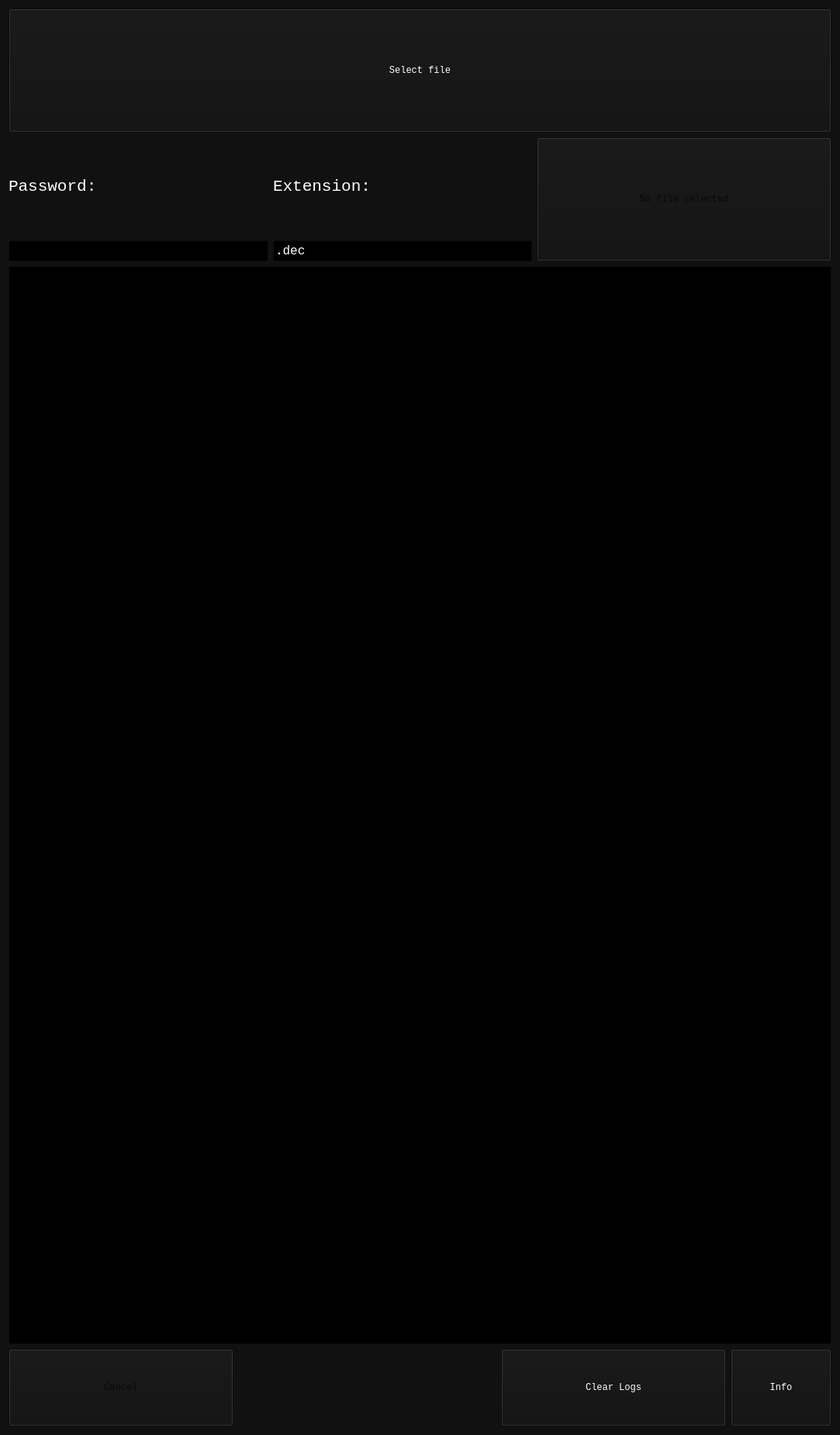
<?xml version="1.0" encoding="UTF-8"?>
<ui version="4.0">
 <class>MainWindow</class>
 <widget class="QMainWindow" name="MainWindow">
  <property name="geometry">
   <rect>
    <x>0</x>
    <y>0</y>
    <width>1080</width>
    <height>1850</height>
   </rect>
  </property>
  <property name="palette">
   <palette>
    <active>
     <colorrole role="WindowText">
      <brush brushstyle="SolidPattern">
       <color alpha="255">
        <red>255</red>
        <green>255</green>
        <blue>255</blue>
       </color>
      </brush>
     </colorrole>
     <colorrole role="Button">
      <brush brushstyle="SolidPattern">
       <color alpha="255">
        <red>17</red>
        <green>17</green>
        <blue>18</blue>
       </color>
      </brush>
     </colorrole>
     <colorrole role="Light">
      <brush brushstyle="SolidPattern">
       <color alpha="255">
        <red>25</red>
        <green>25</green>
        <blue>27</blue>
       </color>
      </brush>
     </colorrole>
     <colorrole role="Midlight">
      <brush brushstyle="SolidPattern">
       <color alpha="255">
        <red>21</red>
        <green>21</green>
        <blue>22</blue>
       </color>
      </brush>
     </colorrole>
     <colorrole role="Dark">
      <brush brushstyle="SolidPattern">
       <color alpha="255">
        <red>8</red>
        <green>8</green>
        <blue>9</blue>
       </color>
      </brush>
     </colorrole>
     <colorrole role="Mid">
      <brush brushstyle="SolidPattern">
       <color alpha="255">
        <red>11</red>
        <green>11</green>
        <blue>12</blue>
       </color>
      </brush>
     </colorrole>
     <colorrole role="Text">
      <brush brushstyle="SolidPattern">
       <color alpha="255">
        <red>255</red>
        <green>255</green>
        <blue>255</blue>
       </color>
      </brush>
     </colorrole>
     <colorrole role="BrightText">
      <brush brushstyle="SolidPattern">
       <color alpha="255">
        <red>255</red>
        <green>255</green>
        <blue>255</blue>
       </color>
      </brush>
     </colorrole>
     <colorrole role="ButtonText">
      <brush brushstyle="SolidPattern">
       <color alpha="255">
        <red>255</red>
        <green>255</green>
        <blue>255</blue>
       </color>
      </brush>
     </colorrole>
     <colorrole role="Base">
      <brush brushstyle="SolidPattern">
       <color alpha="255">
        <red>0</red>
        <green>0</green>
        <blue>0</blue>
       </color>
      </brush>
     </colorrole>
     <colorrole role="Window">
      <brush brushstyle="SolidPattern">
       <color alpha="255">
        <red>17</red>
        <green>17</green>
        <blue>18</blue>
       </color>
      </brush>
     </colorrole>
     <colorrole role="Shadow">
      <brush brushstyle="SolidPattern">
       <color alpha="255">
        <red>0</red>
        <green>0</green>
        <blue>0</blue>
       </color>
      </brush>
     </colorrole>
     <colorrole role="AlternateBase">
      <brush brushstyle="SolidPattern">
       <color alpha="255">
        <red>8</red>
        <green>8</green>
        <blue>9</blue>
       </color>
      </brush>
     </colorrole>
     <colorrole role="ToolTipBase">
      <brush brushstyle="SolidPattern">
       <color alpha="255">
        <red>255</red>
        <green>255</green>
        <blue>220</blue>
       </color>
      </brush>
     </colorrole>
     <colorrole role="ToolTipText">
      <brush brushstyle="SolidPattern">
       <color alpha="255">
        <red>0</red>
        <green>0</green>
        <blue>0</blue>
       </color>
      </brush>
     </colorrole>
    </active>
    <inactive>
     <colorrole role="WindowText">
      <brush brushstyle="SolidPattern">
       <color alpha="255">
        <red>255</red>
        <green>255</green>
        <blue>255</blue>
       </color>
      </brush>
     </colorrole>
     <colorrole role="Button">
      <brush brushstyle="SolidPattern">
       <color alpha="255">
        <red>17</red>
        <green>17</green>
        <blue>18</blue>
       </color>
      </brush>
     </colorrole>
     <colorrole role="Light">
      <brush brushstyle="SolidPattern">
       <color alpha="255">
        <red>25</red>
        <green>25</green>
        <blue>27</blue>
       </color>
      </brush>
     </colorrole>
     <colorrole role="Midlight">
      <brush brushstyle="SolidPattern">
       <color alpha="255">
        <red>21</red>
        <green>21</green>
        <blue>22</blue>
       </color>
      </brush>
     </colorrole>
     <colorrole role="Dark">
      <brush brushstyle="SolidPattern">
       <color alpha="255">
        <red>8</red>
        <green>8</green>
        <blue>9</blue>
       </color>
      </brush>
     </colorrole>
     <colorrole role="Mid">
      <brush brushstyle="SolidPattern">
       <color alpha="255">
        <red>11</red>
        <green>11</green>
        <blue>12</blue>
       </color>
      </brush>
     </colorrole>
     <colorrole role="Text">
      <brush brushstyle="SolidPattern">
       <color alpha="255">
        <red>255</red>
        <green>255</green>
        <blue>255</blue>
       </color>
      </brush>
     </colorrole>
     <colorrole role="BrightText">
      <brush brushstyle="SolidPattern">
       <color alpha="255">
        <red>255</red>
        <green>255</green>
        <blue>255</blue>
       </color>
      </brush>
     </colorrole>
     <colorrole role="ButtonText">
      <brush brushstyle="SolidPattern">
       <color alpha="255">
        <red>255</red>
        <green>255</green>
        <blue>255</blue>
       </color>
      </brush>
     </colorrole>
     <colorrole role="Base">
      <brush brushstyle="SolidPattern">
       <color alpha="255">
        <red>0</red>
        <green>0</green>
        <blue>0</blue>
       </color>
      </brush>
     </colorrole>
     <colorrole role="Window">
      <brush brushstyle="SolidPattern">
       <color alpha="255">
        <red>17</red>
        <green>17</green>
        <blue>18</blue>
       </color>
      </brush>
     </colorrole>
     <colorrole role="Shadow">
      <brush brushstyle="SolidPattern">
       <color alpha="255">
        <red>0</red>
        <green>0</green>
        <blue>0</blue>
       </color>
      </brush>
     </colorrole>
     <colorrole role="AlternateBase">
      <brush brushstyle="SolidPattern">
       <color alpha="255">
        <red>8</red>
        <green>8</green>
        <blue>9</blue>
       </color>
      </brush>
     </colorrole>
     <colorrole role="ToolTipBase">
      <brush brushstyle="SolidPattern">
       <color alpha="255">
        <red>255</red>
        <green>255</green>
        <blue>220</blue>
       </color>
      </brush>
     </colorrole>
     <colorrole role="ToolTipText">
      <brush brushstyle="SolidPattern">
       <color alpha="255">
        <red>0</red>
        <green>0</green>
        <blue>0</blue>
       </color>
      </brush>
     </colorrole>
    </inactive>
    <disabled>
     <colorrole role="WindowText">
      <brush brushstyle="SolidPattern">
       <color alpha="255">
        <red>8</red>
        <green>8</green>
        <blue>9</blue>
       </color>
      </brush>
     </colorrole>
     <colorrole role="Button">
      <brush brushstyle="SolidPattern">
       <color alpha="255">
        <red>17</red>
        <green>17</green>
        <blue>18</blue>
       </color>
      </brush>
     </colorrole>
     <colorrole role="Light">
      <brush brushstyle="SolidPattern">
       <color alpha="255">
        <red>25</red>
        <green>25</green>
        <blue>27</blue>
       </color>
      </brush>
     </colorrole>
     <colorrole role="Midlight">
      <brush brushstyle="SolidPattern">
       <color alpha="255">
        <red>21</red>
        <green>21</green>
        <blue>22</blue>
       </color>
      </brush>
     </colorrole>
     <colorrole role="Dark">
      <brush brushstyle="SolidPattern">
       <color alpha="255">
        <red>8</red>
        <green>8</green>
        <blue>9</blue>
       </color>
      </brush>
     </colorrole>
     <colorrole role="Mid">
      <brush brushstyle="SolidPattern">
       <color alpha="255">
        <red>11</red>
        <green>11</green>
        <blue>12</blue>
       </color>
      </brush>
     </colorrole>
     <colorrole role="Text">
      <brush brushstyle="SolidPattern">
       <color alpha="255">
        <red>8</red>
        <green>8</green>
        <blue>9</blue>
       </color>
      </brush>
     </colorrole>
     <colorrole role="BrightText">
      <brush brushstyle="SolidPattern">
       <color alpha="255">
        <red>255</red>
        <green>255</green>
        <blue>255</blue>
       </color>
      </brush>
     </colorrole>
     <colorrole role="ButtonText">
      <brush brushstyle="SolidPattern">
       <color alpha="255">
        <red>8</red>
        <green>8</green>
        <blue>9</blue>
       </color>
      </brush>
     </colorrole>
     <colorrole role="Base">
      <brush brushstyle="SolidPattern">
       <color alpha="255">
        <red>17</red>
        <green>17</green>
        <blue>18</blue>
       </color>
      </brush>
     </colorrole>
     <colorrole role="Window">
      <brush brushstyle="SolidPattern">
       <color alpha="255">
        <red>17</red>
        <green>17</green>
        <blue>18</blue>
       </color>
      </brush>
     </colorrole>
     <colorrole role="Shadow">
      <brush brushstyle="SolidPattern">
       <color alpha="255">
        <red>0</red>
        <green>0</green>
        <blue>0</blue>
       </color>
      </brush>
     </colorrole>
     <colorrole role="AlternateBase">
      <brush brushstyle="SolidPattern">
       <color alpha="255">
        <red>17</red>
        <green>17</green>
        <blue>18</blue>
       </color>
      </brush>
     </colorrole>
     <colorrole role="ToolTipBase">
      <brush brushstyle="SolidPattern">
       <color alpha="255">
        <red>255</red>
        <green>255</green>
        <blue>220</blue>
       </color>
      </brush>
     </colorrole>
     <colorrole role="ToolTipText">
      <brush brushstyle="SolidPattern">
       <color alpha="255">
        <red>0</red>
        <green>0</green>
        <blue>0</blue>
       </color>
      </brush>
     </colorrole>
    </disabled>
   </palette>
  </property>
  <property name="windowTitle">
   <string>MainWindow</string>
  </property>
  <property name="windowIcon">
   <iconset>
    <normaloff>icon.png</normaloff>icon.png</iconset>
  </property>
  <widget class="QWidget" name="centralWidget">
   <layout class="QVBoxLayout" name="verticalLayout">
    <item>
     <layout class="QHBoxLayout" name="horizontalLayout">
      <item>
       <widget class="QToolButton" name="openFileBtn">
        <property name="sizePolicy">
         <sizepolicy hsizetype="Expanding" vsizetype="Fixed">
          <horstretch>0</horstretch>
          <verstretch>0</verstretch>
         </sizepolicy>
        </property>
        <property name="minimumSize">
         <size>
          <width>1061</width>
          <height>160</height>
         </size>
        </property>
        <property name="font">
         <font>
          <family>Consolas</family>
         </font>
        </property>
        <property name="toolTipDuration">
         <number>1</number>
        </property>
        <property name="text">
         <string>Select file</string>
        </property>
        <property name="arrowType">
         <enum>Qt::NoArrow</enum>
        </property>
       </widget>
      </item>
     </layout>
    </item>
    <item>
     <layout class="QHBoxLayout" name="horizontalLayout_2">
      <item>
       <layout class="QVBoxLayout" name="verticalLayout_2">
        <item>
         <widget class="QLabel" name="label">
          <property name="font">
           <font>
            <family>Consolas</family>
            <pointsize>16</pointsize>
           </font>
          </property>
          <property name="text">
           <string>Password:</string>
          </property>
         </widget>
        </item>
        <item>
         <widget class="QLineEdit" name="pwdEdit">
          <property name="font">
           <font>
            <family>Consolas</family>
            <pointsize>12</pointsize>
           </font>
          </property>
          <property name="echoMode">
           <enum>QLineEdit::Password</enum>
          </property>
          <property name="readOnly">
           <bool>true</bool>
          </property>
         </widget>
        </item>
       </layout>
      </item>
      <item>
       <layout class="QVBoxLayout" name="verticalLayout_3">
        <item>
         <widget class="QLabel" name="label_2">
          <property name="font">
           <font>
            <family>Consolas</family>
            <pointsize>16</pointsize>
           </font>
          </property>
          <property name="text">
           <string>Extension:</string>
          </property>
         </widget>
        </item>
        <item>
         <widget class="QLineEdit" name="extEdit">
          <property name="font">
           <font>
            <family>Consolas</family>
            <pointsize>12</pointsize>
           </font>
          </property>
          <property name="text">
           <string>.dec</string>
          </property>
          <property name="maxLength">
           <number>32767</number>
          </property>
          <property name="echoMode">
           <enum>QLineEdit::Normal</enum>
          </property>
          <property name="readOnly">
           <bool>true</bool>
          </property>
         </widget>
        </item>
       </layout>
      </item>
      <item>
       <widget class="QToolButton" name="actionBtn">
        <property name="enabled">
         <bool>false</bool>
        </property>
        <property name="minimumSize">
         <size>
          <width>380</width>
          <height>160</height>
         </size>
        </property>
        <property name="font">
         <font>
          <family>Consolas</family>
         </font>
        </property>
        <property name="text">
         <string>No file selected</string>
        </property>
        <property name="checkable">
         <bool>false</bool>
        </property>
       </widget>
      </item>
     </layout>
    </item>
    <item>
     <widget class="QListWidget" name="actionLog">
      <property name="palette">
       <palette>
        <active>
         <colorrole role="WindowText">
          <brush brushstyle="SolidPattern">
           <color alpha="255">
            <red>255</red>
            <green>255</green>
            <blue>255</blue>
           </color>
          </brush>
         </colorrole>
         <colorrole role="Button">
          <brush brushstyle="SolidPattern">
           <color alpha="255">
            <red>16</red>
            <green>16</green>
            <blue>17</blue>
           </color>
          </brush>
         </colorrole>
         <colorrole role="Light">
          <brush brushstyle="SolidPattern">
           <color alpha="255">
            <red>24</red>
            <green>24</green>
            <blue>25</blue>
           </color>
          </brush>
         </colorrole>
         <colorrole role="Midlight">
          <brush brushstyle="SolidPattern">
           <color alpha="255">
            <red>20</red>
            <green>20</green>
            <blue>21</blue>
           </color>
          </brush>
         </colorrole>
         <colorrole role="Dark">
          <brush brushstyle="SolidPattern">
           <color alpha="255">
            <red>8</red>
            <green>8</green>
            <blue>8</blue>
           </color>
          </brush>
         </colorrole>
         <colorrole role="Mid">
          <brush brushstyle="SolidPattern">
           <color alpha="255">
            <red>10</red>
            <green>10</green>
            <blue>11</blue>
           </color>
          </brush>
         </colorrole>
         <colorrole role="Text">
          <brush brushstyle="SolidPattern">
           <color alpha="255">
            <red>255</red>
            <green>255</green>
            <blue>255</blue>
           </color>
          </brush>
         </colorrole>
         <colorrole role="BrightText">
          <brush brushstyle="SolidPattern">
           <color alpha="255">
            <red>255</red>
            <green>255</green>
            <blue>255</blue>
           </color>
          </brush>
         </colorrole>
         <colorrole role="ButtonText">
          <brush brushstyle="SolidPattern">
           <color alpha="255">
            <red>255</red>
            <green>255</green>
            <blue>255</blue>
           </color>
          </brush>
         </colorrole>
         <colorrole role="Base">
          <brush brushstyle="SolidPattern">
           <color alpha="255">
            <red>0</red>
            <green>0</green>
            <blue>0</blue>
           </color>
          </brush>
         </colorrole>
         <colorrole role="Window">
          <brush brushstyle="SolidPattern">
           <color alpha="255">
            <red>16</red>
            <green>16</green>
            <blue>17</blue>
           </color>
          </brush>
         </colorrole>
         <colorrole role="Shadow">
          <brush brushstyle="SolidPattern">
           <color alpha="255">
            <red>0</red>
            <green>0</green>
            <blue>0</blue>
           </color>
          </brush>
         </colorrole>
         <colorrole role="AlternateBase">
          <brush brushstyle="SolidPattern">
           <color alpha="255">
            <red>8</red>
            <green>8</green>
            <blue>8</blue>
           </color>
          </brush>
         </colorrole>
         <colorrole role="ToolTipBase">
          <brush brushstyle="SolidPattern">
           <color alpha="255">
            <red>255</red>
            <green>255</green>
            <blue>220</blue>
           </color>
          </brush>
         </colorrole>
         <colorrole role="ToolTipText">
          <brush brushstyle="SolidPattern">
           <color alpha="255">
            <red>0</red>
            <green>0</green>
            <blue>0</blue>
           </color>
          </brush>
         </colorrole>
        </active>
        <inactive>
         <colorrole role="WindowText">
          <brush brushstyle="SolidPattern">
           <color alpha="255">
            <red>255</red>
            <green>255</green>
            <blue>255</blue>
           </color>
          </brush>
         </colorrole>
         <colorrole role="Button">
          <brush brushstyle="SolidPattern">
           <color alpha="255">
            <red>16</red>
            <green>16</green>
            <blue>17</blue>
           </color>
          </brush>
         </colorrole>
         <colorrole role="Light">
          <brush brushstyle="SolidPattern">
           <color alpha="255">
            <red>24</red>
            <green>24</green>
            <blue>25</blue>
           </color>
          </brush>
         </colorrole>
         <colorrole role="Midlight">
          <brush brushstyle="SolidPattern">
           <color alpha="255">
            <red>20</red>
            <green>20</green>
            <blue>21</blue>
           </color>
          </brush>
         </colorrole>
         <colorrole role="Dark">
          <brush brushstyle="SolidPattern">
           <color alpha="255">
            <red>8</red>
            <green>8</green>
            <blue>8</blue>
           </color>
          </brush>
         </colorrole>
         <colorrole role="Mid">
          <brush brushstyle="SolidPattern">
           <color alpha="255">
            <red>10</red>
            <green>10</green>
            <blue>11</blue>
           </color>
          </brush>
         </colorrole>
         <colorrole role="Text">
          <brush brushstyle="SolidPattern">
           <color alpha="255">
            <red>255</red>
            <green>255</green>
            <blue>255</blue>
           </color>
          </brush>
         </colorrole>
         <colorrole role="BrightText">
          <brush brushstyle="SolidPattern">
           <color alpha="255">
            <red>255</red>
            <green>255</green>
            <blue>255</blue>
           </color>
          </brush>
         </colorrole>
         <colorrole role="ButtonText">
          <brush brushstyle="SolidPattern">
           <color alpha="255">
            <red>255</red>
            <green>255</green>
            <blue>255</blue>
           </color>
          </brush>
         </colorrole>
         <colorrole role="Base">
          <brush brushstyle="SolidPattern">
           <color alpha="255">
            <red>0</red>
            <green>0</green>
            <blue>0</blue>
           </color>
          </brush>
         </colorrole>
         <colorrole role="Window">
          <brush brushstyle="SolidPattern">
           <color alpha="255">
            <red>16</red>
            <green>16</green>
            <blue>17</blue>
           </color>
          </brush>
         </colorrole>
         <colorrole role="Shadow">
          <brush brushstyle="SolidPattern">
           <color alpha="255">
            <red>0</red>
            <green>0</green>
            <blue>0</blue>
           </color>
          </brush>
         </colorrole>
         <colorrole role="AlternateBase">
          <brush brushstyle="SolidPattern">
           <color alpha="255">
            <red>8</red>
            <green>8</green>
            <blue>8</blue>
           </color>
          </brush>
         </colorrole>
         <colorrole role="ToolTipBase">
          <brush brushstyle="SolidPattern">
           <color alpha="255">
            <red>255</red>
            <green>255</green>
            <blue>220</blue>
           </color>
          </brush>
         </colorrole>
         <colorrole role="ToolTipText">
          <brush brushstyle="SolidPattern">
           <color alpha="255">
            <red>0</red>
            <green>0</green>
            <blue>0</blue>
           </color>
          </brush>
         </colorrole>
        </inactive>
        <disabled>
         <colorrole role="WindowText">
          <brush brushstyle="SolidPattern">
           <color alpha="255">
            <red>8</red>
            <green>8</green>
            <blue>8</blue>
           </color>
          </brush>
         </colorrole>
         <colorrole role="Button">
          <brush brushstyle="SolidPattern">
           <color alpha="255">
            <red>16</red>
            <green>16</green>
            <blue>17</blue>
           </color>
          </brush>
         </colorrole>
         <colorrole role="Light">
          <brush brushstyle="SolidPattern">
           <color alpha="255">
            <red>24</red>
            <green>24</green>
            <blue>25</blue>
           </color>
          </brush>
         </colorrole>
         <colorrole role="Midlight">
          <brush brushstyle="SolidPattern">
           <color alpha="255">
            <red>20</red>
            <green>20</green>
            <blue>21</blue>
           </color>
          </brush>
         </colorrole>
         <colorrole role="Dark">
          <brush brushstyle="SolidPattern">
           <color alpha="255">
            <red>8</red>
            <green>8</green>
            <blue>8</blue>
           </color>
          </brush>
         </colorrole>
         <colorrole role="Mid">
          <brush brushstyle="SolidPattern">
           <color alpha="255">
            <red>10</red>
            <green>10</green>
            <blue>11</blue>
           </color>
          </brush>
         </colorrole>
         <colorrole role="Text">
          <brush brushstyle="SolidPattern">
           <color alpha="255">
            <red>8</red>
            <green>8</green>
            <blue>8</blue>
           </color>
          </brush>
         </colorrole>
         <colorrole role="BrightText">
          <brush brushstyle="SolidPattern">
           <color alpha="255">
            <red>255</red>
            <green>255</green>
            <blue>255</blue>
           </color>
          </brush>
         </colorrole>
         <colorrole role="ButtonText">
          <brush brushstyle="SolidPattern">
           <color alpha="255">
            <red>8</red>
            <green>8</green>
            <blue>8</blue>
           </color>
          </brush>
         </colorrole>
         <colorrole role="Base">
          <brush brushstyle="SolidPattern">
           <color alpha="255">
            <red>16</red>
            <green>16</green>
            <blue>17</blue>
           </color>
          </brush>
         </colorrole>
         <colorrole role="Window">
          <brush brushstyle="SolidPattern">
           <color alpha="255">
            <red>16</red>
            <green>16</green>
            <blue>17</blue>
           </color>
          </brush>
         </colorrole>
         <colorrole role="Shadow">
          <brush brushstyle="SolidPattern">
           <color alpha="255">
            <red>0</red>
            <green>0</green>
            <blue>0</blue>
           </color>
          </brush>
         </colorrole>
         <colorrole role="AlternateBase">
          <brush brushstyle="SolidPattern">
           <color alpha="255">
            <red>16</red>
            <green>16</green>
            <blue>17</blue>
           </color>
          </brush>
         </colorrole>
         <colorrole role="ToolTipBase">
          <brush brushstyle="SolidPattern">
           <color alpha="255">
            <red>255</red>
            <green>255</green>
            <blue>220</blue>
           </color>
          </brush>
         </colorrole>
         <colorrole role="ToolTipText">
          <brush brushstyle="SolidPattern">
           <color alpha="255">
            <red>0</red>
            <green>0</green>
            <blue>0</blue>
           </color>
          </brush>
         </colorrole>
        </disabled>
       </palette>
      </property>
      <property name="font">
       <font>
        <family>Consolas</family>
        <pointsize>12</pointsize>
       </font>
      </property>
     </widget>
    </item>
    <item>
     <layout class="QHBoxLayout" name="horizontalLayout_4">
      <item>
       <widget class="QToolButton" name="cancelBtn">
        <property name="enabled">
         <bool>false</bool>
        </property>
        <property name="minimumSize">
         <size>
          <width>290</width>
          <height>100</height>
         </size>
        </property>
        <property name="font">
         <font>
          <family>Consolas</family>
         </font>
        </property>
        <property name="text">
         <string>Cancel</string>
        </property>
       </widget>
      </item>
      <item>
       <spacer name="horizontalSpacer">
        <property name="orientation">
         <enum>Qt::Horizontal</enum>
        </property>
        <property name="sizeHint" stdset="0">
         <size>
          <width>40</width>
          <height>20</height>
         </size>
        </property>
       </spacer>
      </item>
      <item>
       <widget class="QToolButton" name="clrBtn">
        <property name="minimumSize">
         <size>
          <width>290</width>
          <height>100</height>
         </size>
        </property>
        <property name="font">
         <font>
          <family>Consolas</family>
         </font>
        </property>
        <property name="text">
         <string>Clear Logs</string>
        </property>
       </widget>
      </item>
      <item>
       <widget class="QToolButton" name="infoBtn">
        <property name="minimumSize">
         <size>
          <width>130</width>
          <height>100</height>
         </size>
        </property>
        <property name="font">
         <font>
          <family>Consolas</family>
         </font>
        </property>
        <property name="text">
         <string>Info</string>
        </property>
       </widget>
      </item>
     </layout>
    </item>
   </layout>
  </widget>
 </widget>
 <layoutdefault spacing="6" margin="11"/>
 <resources/>
 <connections/>
</ui>
